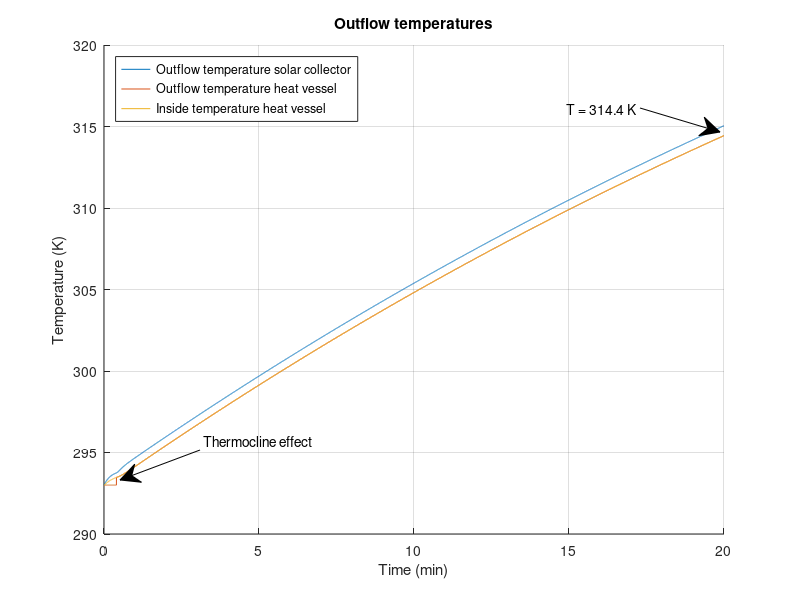

Write MATLAB code to recreate this figure.
%%%%%%%%%%%%%%%%%%%%%%%%%%%%%%%%%%%%%%%%%%%%
% Matlab model for Solar Collector Group 10%
%%%%%%%%%%%%%%%%%%%%%%%%%%%%%%%%%%%%%%%%%%%%
clc;
clear;
close all;
%%
%%%%%%%%%%%
%Constants%
%%%%%%%%%%%
%Natural costants:
    sigma = 5.67*10^(-8);                       %Stefan-Boltzmann constant
    v_out = 4.5;                                %Velocity of air outside the solar collector [m/s]
    v_in = 0;                                   %Velocity of air inside the solar collector [m/s]
%Emissivity
    e_Cu = 0.22;                                %Copper tube, value 0.052
    e_glass = 0.95;
    e_PVC = 0.91;                               %PVC tube
    e_foam = 0.9;                               %foam foil
    e_Al = 0.04;                                %Aluminum tape
    e_paint = 0.95;                             %Emissivity of black paint (for comparison)
    e_wood = 0.94;
    e_CuMatte = 0.22;                           %Emissivity of the copper tube after making it less reflective (for comparison)
%Thermal conductivity
    k_air = 0.026;                              %Air [W/(m*K)]
    k_tempex =0.03;                             %Tempex plate [W/(m*K)]
    k_Cu = 400;                                 %Copper tube [W/(m*K)]
    k_wood = 0.12;                              %Wood casing [W/(m*K)]
    k_Po = 0.13;                                %Polyurethane tube [W/(m*K)]
    k_PVC = 0.19;                               %PVC thermal conduc [W/(m*K)]
    k_foil = 0.04;                              %Polyethylene foam foil [W/(m*K)]
    k_glass = 0.96;                             %Thermal conductivity of the glass plate [W/(m*K)]
%Heat transfer coefficient
    h_out_air = 10.45 - v_out + 10*(v_out)^(1/2);%Outside solar collector air [W/(m^2*K)]
    h_in_air = 10.45 - v_in + 10*(v_in)^(1/2);  %Inside solar collector air [W/(m^2*K)]
    h_air = 2.5;                                %Still standing 298K air [W/(m^2*K)]
%Specific heat
    c_water = 4186;                             %Specific heat water [J/kgK]
    c_Cu = 386;                                 %Specific heat copper [J/kgK]
    c_Al = 922;                                 %Specific heat aluminium[J/kgK]
    c_air = 1007;                               %Specific heat air[J/kgK]
%Measurements
    D_Cu = 0.012;                               %Diameter of the copper tube [m]
    D_PolyTube = 0.008;                         %Diameter of the polyurathane pump tubes [m]
    R_Cu1 = 0.005;                              %Inner radius of the copper tube [m]
    R_Cu2 = 0.006;                              %Outer radius of  the copper tube [m]
    V_air = 0.04911;                            %Volume of the air in the solar collector [m^3]
    V_Al = 8.96*10^(-5);                        %Total volume of the aluminum tape
    L_Cu_SC = 6.63;                             %Length of the copper tube in the solar collector [m]
    L_CuTube = 6.630;                           %Total length of tube that's exposed to the air [m]
    L_PolyTube1 = 3;                            %Total length of polyurathane pump tube 1 [m]
    L_PolyTube2 = 3;                            %Total length of polyurathane pump tube 2 [m]
    d_frame = 0.05;                             %Thickness of the pinewood frame [m]
%Measurements Heat storage vessel
    D_pvc = 0.050;                              %Diameter PVC tube [m]
    R_pvcThick = 0.0018;                        %PVC wall thickness
    R_pvc1 = (D_pvc/2) - R_pvcThick;            %Inner Radius PVC tube [m]
    R_pvc2 = (D_pvc/2);                         %Outer Radius PVC tube [m]
    N_insLayers = 6;                            %Number of insulating polyethylene foam foil layers [m]
    R_polyFoil = N_insLayers * 0.003;           %Radius thickness polyethylene foam foil [m]
    L_Tube_HV = 0.71;                           %PVC length [m]
%Measurements for in- and outlet connectors
    D_Po = 0.012;                               %Diameter of the polyurethane tube [m]
    R_Po1 = 0.004;                              %Inner radius of the polyurethane tube [m]
    R_Po2 = 0.006;                              %Outer radius of the polyurethane tube [m]
    L_Tube_HV_to_SC = 3;                        %Half of general setup length, HV to SC [m]
    L_Tube_SC_to_HV = 3;                        %Half of general setup length, SC to HV [m]
%Areas
    A_RadCu = 4*D_Cu*1.4+3*0.5*0.25*pi*(0.0898^2-0.0778^2)+2*0.012*0.15; %Sunlit area of the copper tube [m^2]
    A_RadAl = 0.670*1.4 - 4*0.012*1.4;                      %Sunlit area of the aluminum troughs [m^2]
    A_AirCu = 1.4*pi*D_Cu + 3*4.9594762*10^(-3) + 0.05*pi*D_Cu + 2*0.1*pi*D_Cu; %Area of the copper tube that's exposed to the air [m^2]
    A_AirTape = 1.971;                                      %Area of the aluminum tape that is exposed to the air [m^2]
    A_AirSS = 2*(1.64*0.67)+2*(0.67*0.065)+2*(0.065*1.72);  %Area of solar collector that is exposed to the air [m^2]
    A_frame = 2*(0.67*0.065)+2*(0.065*1.72);                %Area of sides touching pinewood [m^2]
    A_HV = 2*pi*(R_pvc2+R_polyFoil)*L_Tube_HV;              %Area of heat vessel [m^2] %%%%CHECK THIS
%Intensity
    I_sun = 1000;                               %Intensity of the artificial sun [W/m^2]
%Temperatures
    T_sur = 293;                                %Temperature of the surroundings [K]
    T_in = 293;                                 %Temperature of the incoming water [K]
%Density
    rho_w = 1000;                               %Density of water [kg/m^3]
    rho_Cu = 8.9*10^3;                          %Density of copper [kg/m^3]
    rho_air = 1.29;                             %Density of air [kg/m^3]
    rho_Al = 2.70*10^3;                         %Density of aluminum [kg/m^3]
%Variables
    test_length = 20;                           %Given time in test [minutes]
    flowrate = 3.0;                             %Initial flowrate [L/min]
%%
%%%%%%%%%%%%%%
%Calculations%
%%%%%%%%%%%%%%
%%Length of simulation%%
t_end = test_length*60;                 %End time [s]
t_step = 0.1;                           %Step size [s]
Steps = t_end/t_step;                   %Amount of steps

%%HEAT VESSEL%%
T_HV_table = zeros(3,Steps+1);          %Heat vessel table for data logging
T_HV_table(1,:) = 0:t_step:t_end;
T_HV_out=T_in;                          %Beginning temperature of water in the heat vessel [K]
m_SC_water = 0.512;                     %Max mass of water in the solar collector [kg]
m_HV_water = 1.2;                       %Max mass of water in the heat vessel  [kg]
m_out_tube =1/4*pi*((D_Po -2*0.002)^2)*L_Tube_HV_to_SC ;    %Max mass of water in the outlettubing [kg]
m_hv_frac = 0;                           %Initial fraction hot water to cold water [-]

%%Thermocline HV start values%%
m_HV_new = 0;                           %Starting mass of hot water in HV  [kg]
m_HV_old = m_HV_water;                  %Starting mass of cold water in HV [kg]
T_HV_inside = T_in;                     %Starting temperature HV [K]

%%Tube Heat vessel --> Solar Collector%%
m_PolyTube1_water = (1/4)*pi*D_PolyTube^2*L_PolyTube1*rho_w;                %Maximum amount of water in the tube [kg]
T_SC_in = T_in;                                                             %Starting temperature [K]

%%SOLAR COLLECTOR%%
T_SC_table = zeros(3,Steps+1);          %Solar collector table for data logging
T_SC_table(1,:) = 0:t_step:t_end;
T_SC_out=T_in;                          %Beginning temperature of water in the solar collector [K]
I_glass = I_sun*e_glass;                %Intensity after absorption of glass plate [W/m^2]
%%Aluminium reflection and absorption rates%%
dQdt_RadAl = (1-e_Al)*A_RadAl*I_glass;              %Energy that is reflected by the aluminum tape [W]
dQdt_RadAl_in = (e_Al)*A_RadAl*I_glass;             %Energy that is absorbed by the aluminum tape [W]
dQdt_RadCu = e_Cu*A_RadCu*I_glass + e_Cu*dQdt_RadAl;  %Energy that is absorbed by the copper tube due to radiation [W]

%SC glass plate calculations
d_glass = 0.004;                                                            %Thickness of the glass plate [m]
A_glass = 0.67*(1.640+0.080);                                               %Area of the glass plate [m]

%%Tube Solar Collector --> Heat vessel%%
m_PolyTube2_water = (1/4)*pi*D_PolyTube^2*L_PolyTube2*rho_w;                %Maximum amount of water in the tube [kg]
T_HV_in = T_in;                                                             %Starting temperature [K]

%%General%%
m_Cu = (L_Cu_SC*pi*R_Cu2^2 - L_Cu_SC*pi*R_Cu1^2)*rho_Cu;                    %Mass of the copper tube in the solar collector [kg]
m_air = rho_air*V_air;                                                      %Mass of the air in the solar collector [kg]
m_Al = rho_Al*V_Al;                                                         %Total mass of the aluminum tape [kg]
T_air = T_in;                                                               %Starting temperature of the air [K]
T_Al = T_in;                                                                %Starting temperature of the aluminum tape [K]
m_flow = (flowrate/60/1000)*rho_w*t_step;                                   %Mass of water inflow from pump during t_step [kg]
%%
for t=0:t_step:t_end
    %%
    %%%%%%%%%%%%%%%%%%%%%%%%%%%%%%%%%%%%%%%%
    %       Equations for the vessel       %
    %%%%%%%%%%%%%%%%%%%%%%%%%%%%%%%%%%%%%%%%    
    %%%%%Insulation heat loss%%%%
    R_HV_PVC_cond = R_pvc1/(k_PVC*(2*pi*R_pvc2*L_Tube_HV));                 %Thermal resitance of conduction through PVC [K/W]
    R_HV_ins_Cond =  (log((R_pvc2 + R_polyFoil)/R_pvc2)) / (k_foil*A_HV);   %Thermal resitance of conduction through poly foam foil [K/W]
    R_HV_ins_Conv = 1 / (h_air*A_HV);                                       %Thermal resitance of convection outside poly foam foil [K/W]
    HL_RadOut_PVC = e_PVC * sigma * A_HV * (T_HV_inside^4 - T_sur^4);   %Heat loss due to radiation PVC [W]
    HL_RadOut_foam = e_foam * sigma * A_HV * (T_HV_inside^4 - T_sur^4); %Heat loss due to radiation foam foil [W]
    R_HV_ins_total = R_HV_PVC_cond + R_HV_ins_Cond + R_HV_ins_Conv;         %Total thermal resistance in series [K/W]
    %Total heat flow through insulation multiplied with fraction hot water
    dQdt_HV_insulation = m_hv_frac*(-((T_HV_inside - T_sur ) / R_HV_ins_total)-HL_RadOut_PVC-HL_RadOut_foam);   
    
    %%%%%End caps heat loss%%%%
    R_HV_cap_Conv = 1 /h_air*pi*(R_pvc2+R_pvcThick).^2;                     %Thermal resistance due to convection on end caps [K/W]
    R_HV_cap1 = R_pvcThick / (k_PVC * (pi*R_pvc2).^2);                      %Thermal resistance end-cap [K/W]
    R_HV_cap2 = R_HV_cap1;                                                  %Thermal resistance upper end cap [K/W]
    if m_hv_frac == 1
        %If heatvessel is full of hot water, heat loss from both end caps is presumed
        R_HV_caps_total = R_HV_cap1 + R_HV_cap2 + 2*R_HV_cap_Conv;
        dQdt_HV_caps = -((T_HV_inside - T_sur ) / R_HV_caps_total);
    else
        %If hot water not at bottom HV, only 1 end-cap
        R_HV_caps_total = R_HV_cap1 + R_HV_cap_Conv;                        
        dQdt_HV_caps = -((T_HV_inside - T_sur ) / R_HV_caps_total);
    end
    
    %%%%Total heat flow storage vessel%%%%
    dQdt_HV_total = dQdt_HV_insulation + dQdt_HV_caps;                      %Total heat flow storage vessel [W/m^2]
    
    %%%%Calculate internal temperature%%%%
    delta_T = (dQdt_HV_total*t_step/(m_HV_water*c_water));                  %Resulting delta T of heat flow [K]
    T_HV_inside = T_HV_inside+delta_T;                                      %Resulting internal temperature [K]
    
    %%%%Thermocline effect%%%% 
    if (m_HV_new < m_HV_water)                                              % Cold region thermocline provides outlfow HV
        m_HV_new = m_HV_new + m_flow;
        T_HV_inside = (m_flow*T_HV_in + T_HV_inside*m_HV_new)/(m_HV_new + m_flow);
        m_hv_frac = m_HV_new / m_HV_water;                                  %Fraction hot to cold water in HV
        m_HV_old = m_HV_old - m_flow;
        T_HV_out = T_in;                                                    %Resulting temperature outlfow if full of hot water
    else                                                                    %Thermocline when cold water has been dispersed
        T_HV_inside = (m_flow*T_HV_in + T_HV_inside*m_HV_new)/(m_HV_new + m_flow);
        m_hv_frac = 1;                                                      %Fraction of cold water to hot water is 1, used for heat losses in HV
        T_HV_out = T_HV_inside;                                             %Resulting temperature outlfow if not full of hot water
    end
    
    %%%%Log HV data for plotting%%%%
    Column = round((1/t_step)*t+1);       %Table time step counter
    T_HV_table(2,Column)=T_HV_out;        %Assign value for T_HV_out to the right space
    T_HV_table(3,Column)=dQdt_HV_total;   %Assign value for dQdt_HV_total to the right space
    T_HV_table(4,Column)=T_HV_inside;     %Assign value for inside temperature heat vessel
    
    %%
    %%%%%%%%%%%%%%%%%%%%%%%%%%%%%%%%%%%%%%%%
    %Tube 1 Heat vessel --> Solar collector%
    %%%%%%%%%%%%%%%%%%%%%%%%%%%%%%%%%%%%%%%%
    %%%%Inflow temperature%%%%
    m_PolyTube1_old = m_PolyTube1_water - m_flow;  %Mass of water from t-t_step [kg]
    m_PolyTube1_new = m_flow;                      %Mass of water added to the heat vessel during t_step [kg]
    T_SC_in = (m_PolyTube1_old*T_SC_in + m_PolyTube1_new*T_HV_out)/(m_PolyTube1_old+m_PolyTube1_new); %Inflow temperature [K] 
    
    %%%%Thermal resistance%%%%
    R_tube_out_Cond =  (log(R_Po2 /R_Po1)) / ((2*pi*k_Po*L_Tube_HV_to_SC ));%Thermal resitance of conduction outlet tubing [K/W]
    R_tube_out_Conv = 1 / (h_air*(2*pi*R_Po2)*L_Tube_HV_to_SC) ;           %Thermal resitance of convection outlet tubing [K/W]
    R_tube_out_total = R_tube_out_Cond + R_tube_out_Conv;                  %Total thermal resistance in series [K/W]
    
    %%%%Total heat flowflow%%%%
    dQdt_PolyTube1_total = -((T_HV_out - T_sur ) / R_tube_out_total);       %Total heat flow HV to SC[W/m^2]
    
    %%%%Outflow temperature
    delta_T = (dQdt_PolyTube1_total*t_step/(m_PolyTube1_water*c_water));    %Resulting delta T of heat flow [K]
    T_SC_in = T_SC_in+delta_T;                                              %Resulting outflow temperature [K]
    
    %%
    %%%%%%%%%%%%%%%%%%%%%%%%%%%%%%%%%%%%%%%%
    %  Equations for the solar collector   %
    %%%%%%%%%%%%%%%%%%%%%%%%%%%%%%%%%%%%%%%%
    m_SC_old = m_SC_water - m_flow;        %Mass of water from t-t_step [kg]
    m_SC_new = m_flow;                     %Mass of water added to the solar collector during t_step [kg]
    T_SC_out = (m_SC_old*c_water*T_SC_out + m_Cu*c_Cu*T_SC_out + m_SC_new*c_water*T_SC_in)/(m_SC_old*c_water + m_Cu*c_Cu + m_SC_new*c_water);

    %%%Heat transfer mechanisms in the solar collector%%%	
    dtQt_RadOut = e_Cu * sigma * A_AirCu * (T_SC_out^4 - T_air^4); %Heat loss due to radiation [W]                
    R_CondOut = (log(R_Cu2/R_Cu1)) / (2*pi*k_Cu*L_CuTube);  %Thermal resistance due to conduction in the copper tube [K/W]
    R_Cu_conv = 1 / (h_air*A_AirCu);                    %Thermal resistance due to convection [K/W]
    R_SC_total = R_CondOut + R_Cu_conv;                 %The total of all the thermal resistances [K/W]
  
    %%%%Total heat flow solar collector%%%%
    dQdT_SC_tube = ((T_SC_out - T_air) / R_SC_total);
    dQdt_SC_total = dQdt_RadCu - dQdT_SC_tube - dtQt_RadOut;        %Total heat flow solar collector [W/m^2]
    
    %%%%Calculate internal temperature%%%%    
    delta_T = (dQdt_SC_total*t_step)/(m_SC_water*c_water + m_Cu*c_Cu);      %Resulting delta T of heat flow [K]
    T_SC_out=T_SC_out+delta_T;                                              %Resulting outflow temperature [K]
    
    %%%%Log SC data for plotting%%%%
    Column = round((1/t_step)*t+1);     %Table time step counter
    T_SC_table(2,Column)=T_SC_out;      %Assign value for T to the right space
    T_SC_table(3,Column)=delta_T;       %Assign value for T to the right space
    
    %%
    %%%%%%%%%%%%%%%%%%%%%%%%%%%%%%%%%%%%%%%%
    %Tube 2 Solar collector --> Heat vessel%
    %%%%%%%%%%%%%%%%%%%%%%%%%%%%%%%%%%%%%%%%
    m_PolyTube2_old = m_PolyTube1_water - m_flow;   %Mass of water from t-t_step [kg]
    m_PolyTube2_new = m_flow;                       %Mass of water added to the heat vessel during t_step [kg]
   
    T_HV_in = (m_PolyTube2_old*T_HV_in + m_HV_new*T_SC_out)/(m_PolyTube2_old+m_HV_new); %Average internal HV temperature with inflow from SC [K]
    
    R_tube_in_Cond =  (log(R_Po2 /R_Po1)) / ((2*pi*k_Po*L_Tube_SC_to_HV )); %Thermal resitance of conduction inlet tubing [K/W]
    R_tube_in_Conv = 1 / (h_air*(2*pi*R_Po2)*L_Tube_SC_to_HV) ;             %Thermal resitance of convection inlet tubing [K/W]
    R_tube_in_total = R_tube_in_Cond + R_tube_in_Conv;                      %Total thermal resistance in series [K/W]
    
    %%%%Total flow
    dQdt_PolyTube2_total = -((T_HV_in - T_sur ) / R_tube_in_total);         %Total heat flow general setup SC to HV [W/m^2]

    delta_T = (dQdt_PolyTube2_total*t_step/(m_PolyTube2_water*c_water));    %Resulting delta T of heat flow [K]
    T_HV_in = T_HV_in+delta_T;                                              %Resulting outflow temperature [K]
        
    %%
    %%%%%%%%%%%%%%%%%%%%%%%%%%%%%%%%%%%%%%%%
    %            Air Temperature           %
    %%%%%%%%%%%%%%%%%%%%%%%%%%%%%%%%%%%%%%%%
    %To calculate dQdt_air_total, first the temperature of the aluminum tape has to be determined:
    dQdt_Al_conv = h_air*A_AirTape*(T_Al-T_air);        %Convective heat loss aluminium tape [W/m^2]
    dQdt_Al_total = dQdt_RadAl_in - dQdt_Al_conv;       %Total heat flow aluminium tape [W/m^2]
    delta_T = (dQdt_Al_total*t_step)/(m_Al*c_Al);       %Resulting delta T aluminium tape [K]
    T_Al = T_Al + delta_T;                              %Temperature aluminium tape after delta T [K]

    %Air temperature:
    dQdt_CondEnv = -(k_wood * A_frame * (T_air - T_sur))/d_frame;          %Heat flow to the environment through the wood by conduction [W/m^2]
    dQdt_CondGlass = -(k_glass*A_glass*(T_air - T_sur))/d_glass;           %Heat flow to the environment through the glass by conduction [W/m^2]
    dQdt_air_total = dQdt_Al_conv + dQdt_CondEnv + dQdt_CondGlass + dQdT_SC_tube; %Total heat flow air inside solar collector [W/m^2]
     
    delta_T = (dQdt_air_total*t_step)/(m_air*c_air);    %Resulting delta T of heat flow [K]
    T_air = T_air + delta_T;                            %Resulting air temperature [K]
    
end
%%
%%%%%%%%%%
%Plotting%
%%%%%%%%%%

t_var=T_SC_table(1,:)/60;          %Time variable
T_SC_var=T_SC_table(2,:);       %Outflow temperature solar collector
T_HV_var=T_HV_table(2,:);       %Outflow temperature heat vessel
T_HV_inside = T_HV_table(4,:);  %Inside temperature heat vessel

hold on
grid on

plot(t_var,T_SC_var);
plot(t_var,T_HV_var);
plot(t_var,T_HV_inside);

annotation('textarrow',[0.8 0.9], [0.82 0.78] ,'String','T = 314.4 K');
annotation('textarrow', [0.25 0.15], [0.25 0.2], 'String', 'Thermocline effect');

ylabel('Temperature (K)')
legend({'Outflow temperature solar collector','Outflow temperature heat vessel','Inside temperature heat vessel'}, 'Location','northwest')

xlim([0 t_end/60]);
xlabel('Time (min)')
title('Outflow temperatures')
saveas(gcf,'Constantflow_temperature.jpg')